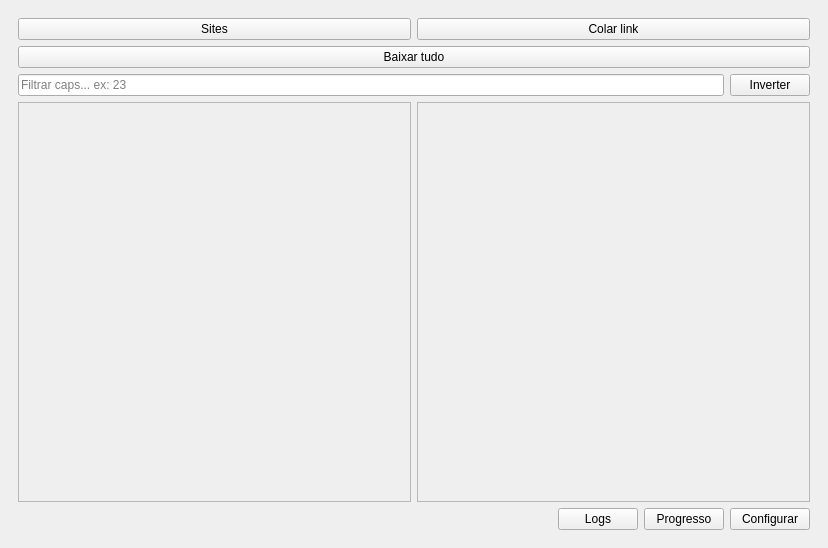
<?xml version="1.0" encoding="UTF-8"?>
<ui version="4.0">
 <class>MainWindow</class>
 <widget class="QMainWindow" name="MainWindow">
  <property name="geometry">
   <rect>
    <x>0</x>
    <y>0</y>
    <width>828</width>
    <height>548</height>
   </rect>
  </property>
  <property name="windowTitle">
   <string>PyTeste</string>
  </property>
  <property name="windowIcon">
   <iconset>
    <normaloff>icon.ico</normaloff>icon.ico</iconset>
  </property>
  <widget class="QWidget" name="centralwidget">
   <layout class="QHBoxLayout" name="horizontalLayout_4">
    <item>
     <widget class="QStackedWidget" name="pages">
      <property name="currentIndex">
       <number>0</number>
      </property>
      <widget class="QWidget" name="app">
       <layout class="QVBoxLayout" name="verticalLayout_5">
        <item>
         <layout class="QVBoxLayout" name="verticalLayout">
          <item>
           <layout class="QHBoxLayout" name="horizontalLayout">
            <item>
             <widget class="QPushButton" name="websites">
              <property name="text">
               <string>Sites</string>
              </property>
             </widget>
            </item>
            <item>
             <widget class="QPushButton" name="link">
              <property name="text">
               <string>Colar link</string>
              </property>
             </widget>
            </item>
           </layout>
          </item>
          <item>
           <widget class="QPushButton" name="downloadAll">
            <property name="text">
             <string>Baixar tudo</string>
            </property>
           </widget>
          </item>
         </layout>
        </item>
        <item>
         <layout class="QHBoxLayout" name="horizontalLayout_2">
          <property name="bottomMargin">
           <number>0</number>
          </property>
          <item>
           <widget class="QLineEdit" name="search">
            <property name="autoFillBackground">
             <bool>false</bool>
            </property>
            <property name="placeholderText">
             <string>Filtrar caps... ex: 23</string>
            </property>
           </widget>
          </item>
          <item>
           <widget class="QPushButton" name="invert">
            <property name="text">
             <string>Inverter</string>
            </property>
           </widget>
          </item>
         </layout>
        </item>
        <item>
         <layout class="QHBoxLayout" name="horizontalLayout_6">
          <property name="rightMargin">
           <number>0</number>
          </property>
          <property name="bottomMargin">
           <number>0</number>
          </property>
          <item>
           <widget class="QScrollArea" name="scrollArea">
            <property name="sizePolicy">
             <sizepolicy hsizetype="Expanding" vsizetype="Expanding">
              <horstretch>0</horstretch>
              <verstretch>0</verstretch>
             </sizepolicy>
            </property>
            <property name="widgetResizable">
             <bool>true</bool>
            </property>
            <widget class="QWidget" name="scrollAreaWidgetContents">
             <property name="geometry">
              <rect>
               <x>0</x>
               <y>0</y>
               <width>394</width>
               <height>350</height>
              </rect>
             </property>
             <layout class="QVBoxLayout" name="verticalLayout_4">
              <item>
               <layout class="QVBoxLayout" name="verticalChapter"/>
              </item>
             </layout>
            </widget>
           </widget>
          </item>
          <item>
           <widget class="QScrollArea" name="progress_scroll">
            <property name="widgetResizable">
             <bool>true</bool>
            </property>
            <widget class="QWidget" name="scrollAreaWidgetContents_3">
             <property name="geometry">
              <rect>
               <x>0</x>
               <y>0</y>
               <width>394</width>
               <height>350</height>
              </rect>
             </property>
             <layout class="QVBoxLayout" name="verticalLayout_3">
              <item>
               <layout class="QVBoxLayout" name="verticalProgress"/>
              </item>
             </layout>
            </widget>
           </widget>
          </item>
         </layout>
        </item>
        <item>
         <layout class="QHBoxLayout" name="horizontalLayout_3">
          <property name="bottomMargin">
           <number>0</number>
          </property>
          <item>
           <spacer name="horizontalSpacer">
            <property name="orientation">
             <enum>Qt::Horizontal</enum>
            </property>
            <property name="sizeHint" stdset="0">
             <size>
              <width>40</width>
              <height>20</height>
             </size>
            </property>
           </spacer>
          </item>
          <item>
           <widget class="QPushButton" name="logs">
            <property name="text">
             <string>Logs</string>
            </property>
           </widget>
          </item>
          <item>
           <widget class="QPushButton" name="progress">
            <property name="text">
             <string>Progresso</string>
            </property>
           </widget>
          </item>
          <item>
           <widget class="QPushButton" name="config">
            <property name="text">
             <string>Configurar</string>
            </property>
           </widget>
          </item>
         </layout>
        </item>
       </layout>
      </widget>
      <widget class="QWidget" name="loading">
       <layout class="QHBoxLayout" name="horizontalLayout_5">
        <item>
         <spacer name="horizontalSpacer_2">
          <property name="orientation">
           <enum>Qt::Horizontal</enum>
          </property>
          <property name="sizeHint" stdset="0">
           <size>
            <width>40</width>
            <height>20</height>
           </size>
          </property>
         </spacer>
        </item>
        <item>
         <layout class="QVBoxLayout" name="verticalLayout_21">
          <property name="rightMargin">
           <number>0</number>
          </property>
          <item>
           <spacer name="verticalSpacer_3">
            <property name="sizeHint" stdset="0">
             <size>
              <width>20</width>
              <height>40</height>
             </size>
            </property>
           </spacer>
          </item>
          <item>
           <layout class="QHBoxLayout" name="horizontalLayout_13">
            <property name="topMargin">
             <number>20</number>
            </property>
            <item>
             <spacer name="horizontalSpacer_5">
              <property name="orientation">
               <enum>Qt::Horizontal</enum>
              </property>
              <property name="sizeHint" stdset="0">
               <size>
                <width>40</width>
                <height>20</height>
               </size>
              </property>
             </spacer>
            </item>
            <item>
             <widget class="QLabel" name="label">
              <property name="font">
               <font>
                <pointsize>20</pointsize>
               </font>
              </property>
              <property name="text">
               <string>Buscando obra...</string>
              </property>
             </widget>
            </item>
            <item>
             <spacer name="horizontalSpacer_6">
              <property name="orientation">
               <enum>Qt::Horizontal</enum>
              </property>
              <property name="sizeHint" stdset="0">
               <size>
                <width>40</width>
                <height>20</height>
               </size>
              </property>
             </spacer>
            </item>
           </layout>
          </item>
          <item>
           <widget class="QProgressBar" name="progressBar">
            <property name="maximum">
             <number>0</number>
            </property>
            <property name="value">
             <number>0</number>
            </property>
            <property name="textVisible">
             <bool>false</bool>
            </property>
           </widget>
          </item>
          <item>
           <spacer name="verticalSpacer_2">
            <property name="sizeHint" stdset="0">
             <size>
              <width>20</width>
              <height>40</height>
             </size>
            </property>
           </spacer>
          </item>
         </layout>
        </item>
        <item>
         <spacer name="horizontalSpacer_3">
          <property name="orientation">
           <enum>Qt::Horizontal</enum>
          </property>
          <property name="sizeHint" stdset="0">
           <size>
            <width>40</width>
            <height>20</height>
           </size>
          </property>
         </spacer>
        </item>
       </layout>
      </widget>
      <widget class="QWidget" name="page">
       <layout class="QVBoxLayout" name="verticalLayout_6">
        <item>
         <layout class="QHBoxLayout" name="horizontalLayout_7">
          <item>
           <widget class="QPushButton" name="config_back">
            <property name="text">
             <string>Voltar</string>
            </property>
           </widget>
          </item>
          <item>
           <spacer name="horizontalSpacer_4">
            <property name="orientation">
             <enum>Qt::Horizontal</enum>
            </property>
            <property name="sizeHint" stdset="0">
             <size>
              <width>40</width>
              <height>20</height>
             </size>
            </property>
           </spacer>
          </item>
         </layout>
        </item>
        <item>
         <widget class="Line" name="line_2">
          <property name="orientation">
           <enum>Qt::Vertical</enum>
          </property>
         </widget>
        </item>
        <item>
         <widget class="QScrollArea" name="scrollArea_2">
          <property name="widgetResizable">
           <bool>true</bool>
          </property>
          <widget class="QWidget" name="scrollAreaWidgetContents_2">
           <property name="geometry">
            <rect>
             <x>0</x>
             <y>-479</y>
             <width>779</width>
             <height>994</height>
            </rect>
           </property>
           <layout class="QVBoxLayout" name="verticalLayout_7">
            <item>
             <layout class="QVBoxLayout" name="verticalLayout_2">
              <property name="topMargin">
               <number>0</number>
              </property>
              <item>
               <widget class="QLabel" name="language_label">
                <property name="text">
                 <string>Selecione a lingua:</string>
                </property>
               </widget>
              </item>
              <item>
               <widget class="QComboBox" name="langs">
                <property name="currentText">
                 <string>en</string>
                </property>
                <property name="currentIndex">
                 <number>0</number>
                </property>
                <item>
                 <property name="text">
                  <string>en</string>
                 </property>
                </item>
                <item>
                 <property name="text">
                  <string>pt_BR</string>
                 </property>
                </item>
                <item>
                 <property name="text">
                  <string>es</string>
                 </property>
                </item>
                <item>
                 <property name="text">
                  <string>fr</string>
                 </property>
                </item>
                <item>
                 <property name="text">
                  <string>de</string>
                 </property>
                </item>
                <item>
                 <property name="text">
                  <string>it</string>
                 </property>
                </item>
                <item>
                 <property name="text">
                  <string>ja</string>
                 </property>
                </item>
                <item>
                 <property name="text">
                  <string>zh_CN</string>
                 </property>
                </item>
                <item>
                 <property name="text">
                  <string>ru</string>
                 </property>
                </item>
                <item>
                 <property name="text">
                  <string>ar</string>
                 </property>
                </item>
               </widget>
              </item>
              <item>
               <layout class="QHBoxLayout" name="horizontalLayout_9">
                <property name="topMargin">
                 <number>0</number>
                </property>
                <item>
                 <layout class="QVBoxLayout" name="verticalLayout_8">
                  <property name="topMargin">
                   <number>0</number>
                  </property>
                  <item>
                   <widget class="QLabel" name="img_format">
                    <property name="text">
                     <string>Selecione o formato da imagem:</string>
                    </property>
                   </widget>
                  </item>
                  <item>
                   <widget class="QComboBox" name="format_img">
                    <item>
                     <property name="text">
                      <string>.jpg</string>
                     </property>
                    </item>
                    <item>
                     <property name="text">
                      <string>.png</string>
                     </property>
                    </item>
                    <item>
                     <property name="text">
                      <string>.webp</string>
                     </property>
                    </item>
                    <item>
                     <property name="text">
                      <string>.avif</string>
                     </property>
                    </item>
                   </widget>
                  </item>
                 </layout>
                </item>
                <item>
                 <layout class="QVBoxLayout" name="verticalLayout_9">
                  <item>
                   <widget class="QLabel" name="simul_label">
                    <property name="text">
                     <string>Downloads simultâneos:</string>
                    </property>
                   </widget>
                  </item>
                  <item>
                   <widget class="QSpinBox" name="simul_qtd">
                    <property name="minimum">
                     <number>1</number>
                    </property>
                    <property name="maximum">
                     <number>10</number>
                    </property>
                    <property name="value">
                     <number>3</number>
                    </property>
                   </widget>
                  </item>
                 </layout>
                </item>
               </layout>
              </item>
              <item>
               <widget class="QLabel" name="path_label">
                <property name="text">
                 <string>Defina o caminho dos arquivos:</string>
                </property>
               </widget>
              </item>
              <item>
               <layout class="QHBoxLayout" name="horizontalLayout_8">
                <property name="topMargin">
                 <number>0</number>
                </property>
                <item>
                 <widget class="QPushButton" name="open_folder">
                  <property name="text">
                   <string>Abrir a pasta</string>
                  </property>
                 </widget>
                </item>
                <item>
                 <widget class="QLineEdit" name="path">
                  <property name="enabled">
                   <bool>false</bool>
                  </property>
                 </widget>
                </item>
                <item>
                 <widget class="QPushButton" name="setSaveFolder">
                  <property name="minimumSize">
                   <size>
                    <width>0</width>
                    <height>0</height>
                   </size>
                  </property>
                  <property name="maximumSize">
                   <size>
                    <width>30</width>
                    <height>16777215</height>
                   </size>
                  </property>
                  <property name="text">
                   <string>...</string>
                  </property>
                 </widget>
                </item>
               </layout>
              </item>
              <item>
               <layout class="QVBoxLayout" name="verticalLayout_17">
                <property name="topMargin">
                 <number>20</number>
                </property>
               </layout>
              </item>
              <item>
               <widget class="QGroupBox" name="group_imgs">
                <property name="title">
                 <string>Agrupar Imagens (PDF/ZIP):</string>
                </property>
                <property name="flat">
                 <bool>true</bool>
                </property>
                <property name="checkable">
                 <bool>true</bool>
                </property>
                <property name="checked">
                 <bool>false</bool>
                </property>
                <layout class="QVBoxLayout" name="verticalLayout_18">
                 <item>
                  <widget class="QComboBox" name="group_imgs_combo">
                   <item>
                    <property name="text">
                     <string>.pdf</string>
                    </property>
                   </item>
                   <item>
                    <property name="text">
                     <string>.zip</string>
                    </property>
                   </item>
                  </widget>
                 </item>
                 <item>
                  <widget class="QCheckBox" name="replacegroupcheckBox">
                   <property name="text">
                    <string>Sobreescrever</string>
                   </property>
                  </widget>
                 </item>
                </layout>
               </widget>
              </item>
              <item>
               <layout class="QVBoxLayout" name="verticalLayout_16">
                <property name="topMargin">
                 <number>20</number>
                </property>
               </layout>
              </item>
              <item>
               <widget class="QGroupBox" name="slicer_box">
                <property name="minimumSize">
                 <size>
                  <width>0</width>
                  <height>0</height>
                 </size>
                </property>
                <property name="title">
                 <string>Slicer</string>
                </property>
                <property name="flat">
                 <bool>true</bool>
                </property>
                <property name="checkable">
                 <bool>true</bool>
                </property>
                <property name="checked">
                 <bool>false</bool>
                </property>
                <layout class="QVBoxLayout" name="verticalLayout_11">
                 <item>
                  <widget class="QLabel" name="slicer_height_label">
                   <property name="text">
                    <string>Rough Output Height:</string>
                   </property>
                  </widget>
                 </item>
                 <item>
                  <widget class="QDoubleSpinBox" name="slicer_height">
                   <property name="decimals">
                    <number>0</number>
                   </property>
                   <property name="maximum">
                    <double>999999999.000000000000000</double>
                   </property>
                  </widget>
                 </item>
                 <item>
                  <layout class="QHBoxLayout" name="horizontalLayout_10">
                   <property name="topMargin">
                    <number>0</number>
                   </property>
                   <item>
                    <layout class="QVBoxLayout" name="verticalLayout_10">
                     <property name="topMargin">
                      <number>0</number>
                     </property>
                     <item>
                      <widget class="QLabel" name="slicer_width_label">
                       <property name="text">
                        <string>Width Enforcement Type:</string>
                       </property>
                      </widget>
                     </item>
                     <item>
                      <widget class="QComboBox" name="slicer_width_select">
                       <item>
                        <property name="text">
                         <string>No Enforcement</string>
                        </property>
                       </item>
                       <item>
                        <property name="text">
                         <string>Automatic Uniform Width</string>
                        </property>
                       </item>
                       <item>
                        <property name="text">
                         <string>User Customized Width</string>
                        </property>
                       </item>
                      </widget>
                     </item>
                    </layout>
                   </item>
                   <item>
                    <layout class="QVBoxLayout" name="verticalLayout_12">
                     <property name="topMargin">
                      <number>0</number>
                     </property>
                     <item>
                      <widget class="QLabel" name="slicer_width_spin_label">
                       <property name="text">
                        <string>Manual Custom Width [in pixels]:</string>
                       </property>
                      </widget>
                     </item>
                     <item>
                      <widget class="QDoubleSpinBox" name="slicer_width_spin">
                       <property name="decimals">
                        <number>0</number>
                       </property>
                       <property name="maximum">
                        <double>999999999.000000000000000</double>
                       </property>
                      </widget>
                     </item>
                    </layout>
                   </item>
                  </layout>
                 </item>
                 <item>
                  <widget class="QLabel" name="slicer_detector_label">
                   <property name="text">
                    <string>Detector Type:</string>
                   </property>
                  </widget>
                 </item>
                 <item>
                  <widget class="QComboBox" name="slicer_detector_select">
                   <item>
                    <property name="text">
                     <string>Smart Pixel Comparison</string>
                    </property>
                   </item>
                   <item>
                    <property name="text">
                     <string>Direct Slicing</string>
                    </property>
                   </item>
                  </widget>
                 </item>
                 <item>
                  <layout class="QHBoxLayout" name="horizontalLayout_12">
                   <property name="topMargin">
                    <number>0</number>
                   </property>
                   <item>
                    <layout class="QVBoxLayout" name="verticalLayout_19">
                     <property name="topMargin">
                      <number>0</number>
                     </property>
                     <item>
                      <widget class="QLabel" name="slicer_detection_sensivity_label">
                       <property name="text">
                        <string>Object Detection Sensitivity [1-100%]</string>
                       </property>
                      </widget>
                     </item>
                     <item>
                      <widget class="QSpinBox" name="slicer_detection_sensivity">
                       <property name="minimum">
                        <number>1</number>
                       </property>
                       <property name="maximum">
                        <number>100</number>
                       </property>
                      </widget>
                     </item>
                    </layout>
                   </item>
                   <item>
                    <layout class="QVBoxLayout" name="verticalLayout_20">
                     <item>
                      <widget class="QLabel" name="slicer_scan_line_label">
                       <property name="text">
                        <string>Scan Line Step [1-25 in pixels]</string>
                       </property>
                      </widget>
                     </item>
                     <item>
                      <widget class="QSpinBox" name="slicer_scan_line">
                       <property name="minimum">
                        <number>1</number>
                       </property>
                       <property name="maximum">
                        <number>25</number>
                       </property>
                      </widget>
                     </item>
                    </layout>
                   </item>
                  </layout>
                 </item>
                 <item>
                  <widget class="QLabel" name="slicer_ignorable_margin_label">
                   <property name="text">
                    <string>Ignorable Horizontal Margins [in pixels]</string>
                   </property>
                  </widget>
                 </item>
                 <item>
                  <widget class="QSpinBox" name="slicer_ignorable_margin">
                   <property name="maximum">
                    <number>999999</number>
                   </property>
                  </widget>
                 </item>
                 <item>
                  <widget class="QCheckBox" name="replaceslicecheckBox">
                   <property name="text">
                    <string>Sobreescrever</string>
                   </property>
                  </widget>
                 </item>
                </layout>
               </widget>
              </item>
              <item>
               <layout class="QVBoxLayout" name="verticalLayout_14">
                <property name="topMargin">
                 <number>20</number>
                </property>
               </layout>
              </item>
              <item>
               <widget class="QGroupBox" name="external">
                <property name="title">
                 <string>external providers</string>
                </property>
                <property name="flat">
                 <bool>true</bool>
                </property>
                <property name="checkable">
                 <bool>true</bool>
                </property>
                <property name="checked">
                 <bool>false</bool>
                </property>
                <layout class="QVBoxLayout" name="verticalLayout_13">
                 <item>
                  <layout class="QHBoxLayout" name="horizontalLayout_11">
                   <property name="topMargin">
                    <number>0</number>
                   </property>
                   <item>
                    <widget class="QPushButton" name="open_external_folder">
                     <property name="text">
                      <string>PushButton</string>
                     </property>
                    </widget>
                   </item>
                   <item>
                    <widget class="QLineEdit" name="selected_external">
                     <property name="enabled">
                      <bool>false</bool>
                     </property>
                     <property name="readOnly">
                      <bool>false</bool>
                     </property>
                    </widget>
                   </item>
                   <item>
                    <widget class="QPushButton" name="select_external">
                     <property name="maximumSize">
                      <size>
                       <width>30</width>
                       <height>16777215</height>
                      </size>
                     </property>
                     <property name="text">
                      <string>...</string>
                     </property>
                    </widget>
                   </item>
                  </layout>
                 </item>
                </layout>
               </widget>
              </item>
              <item>
               <layout class="QVBoxLayout" name="verticalLayout_15">
                <property name="topMargin">
                 <number>20</number>
                </property>
               </layout>
              </item>
              <item>
               <widget class="QLabel" name="dev_label">
                <property name="text">
                 <string>Modo desenvolvedor:</string>
                </property>
               </widget>
              </item>
              <item>
               <widget class="QCheckBox" name="dev_check">
                <property name="text">
                 <string>Ativar</string>
                </property>
               </widget>
              </item>
              <item>
               <spacer name="verticalSpacer">
                <property name="sizeHint" stdset="0">
                 <size>
                  <width>20</width>
                  <height>40</height>
                 </size>
                </property>
               </spacer>
              </item>
             </layout>
            </item>
           </layout>
          </widget>
         </widget>
        </item>
       </layout>
      </widget>
     </widget>
    </item>
   </layout>
  </widget>
 </widget>
 <resources/>
 <connections/>
</ui>
